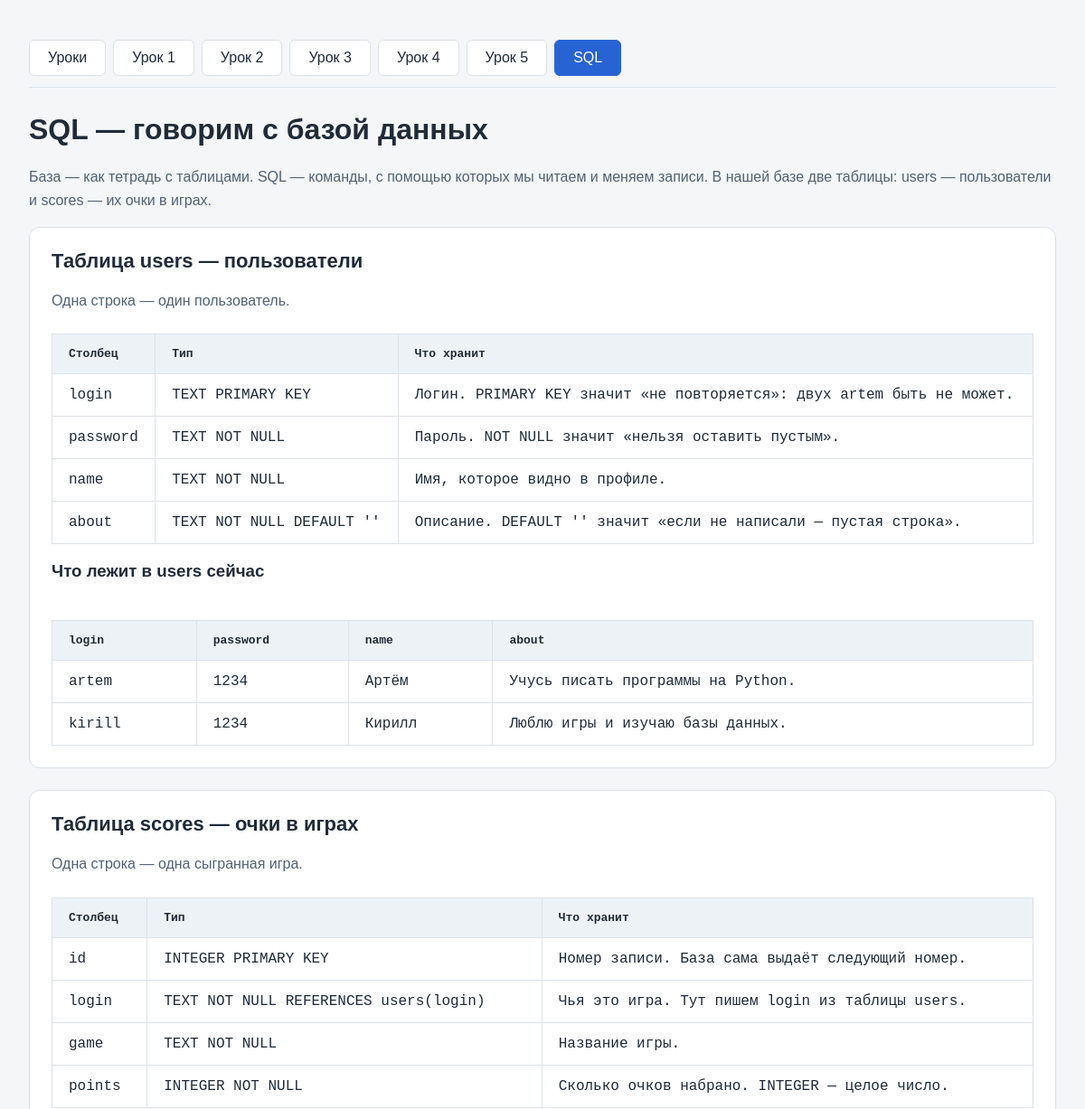
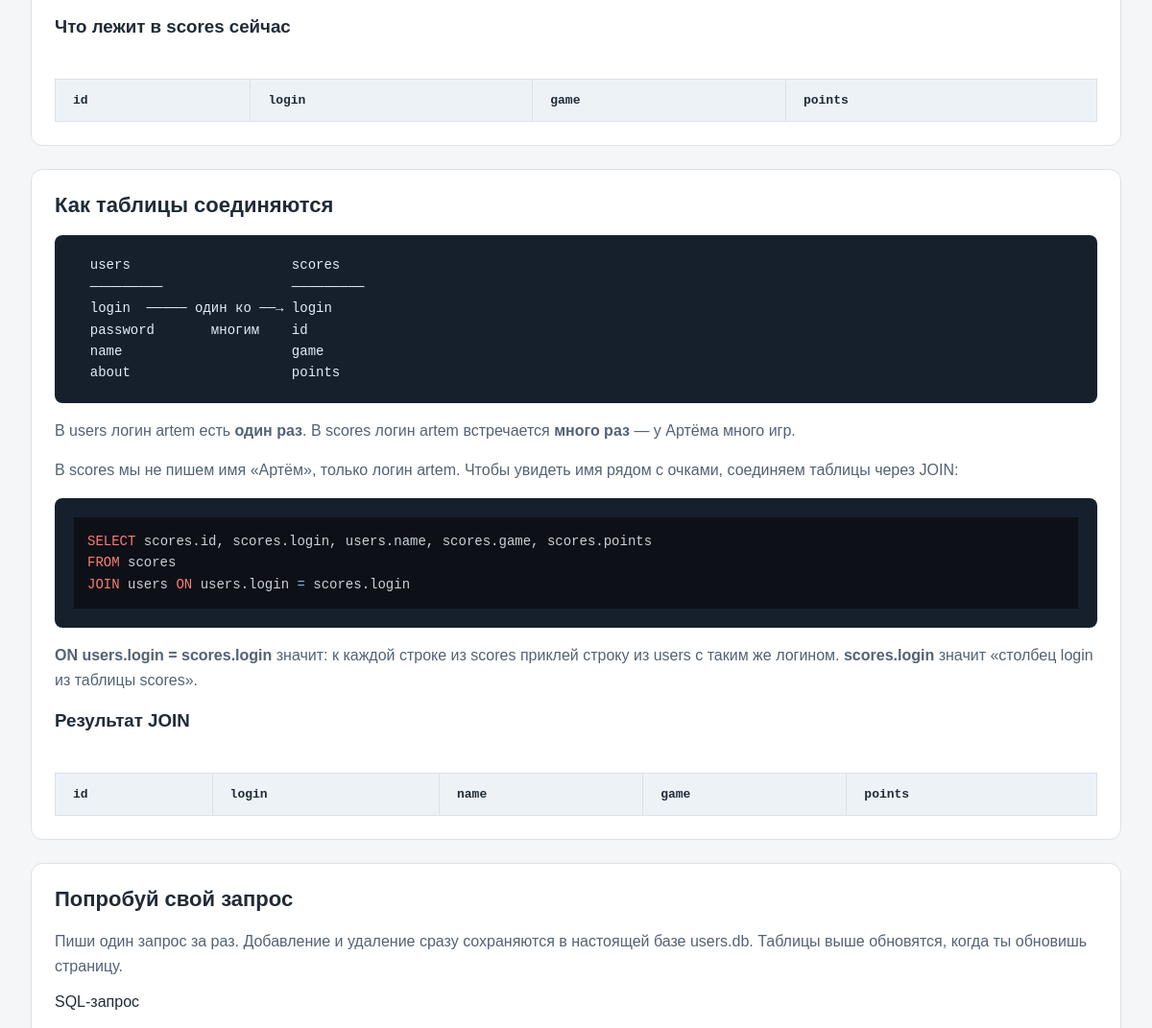
/sql (upper part), run on an earlier commit of the app's database (2 pictures, top to bottom).
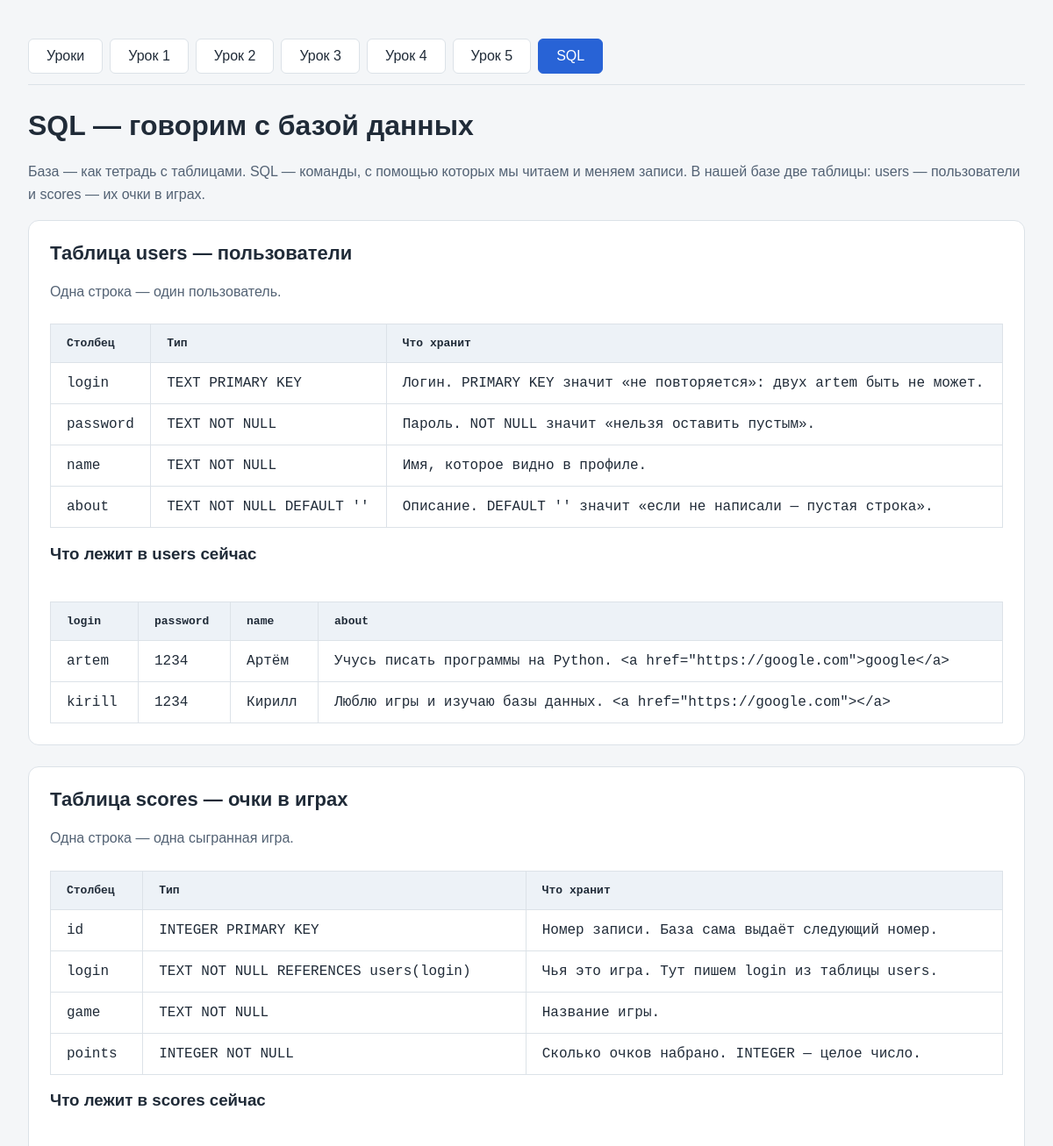
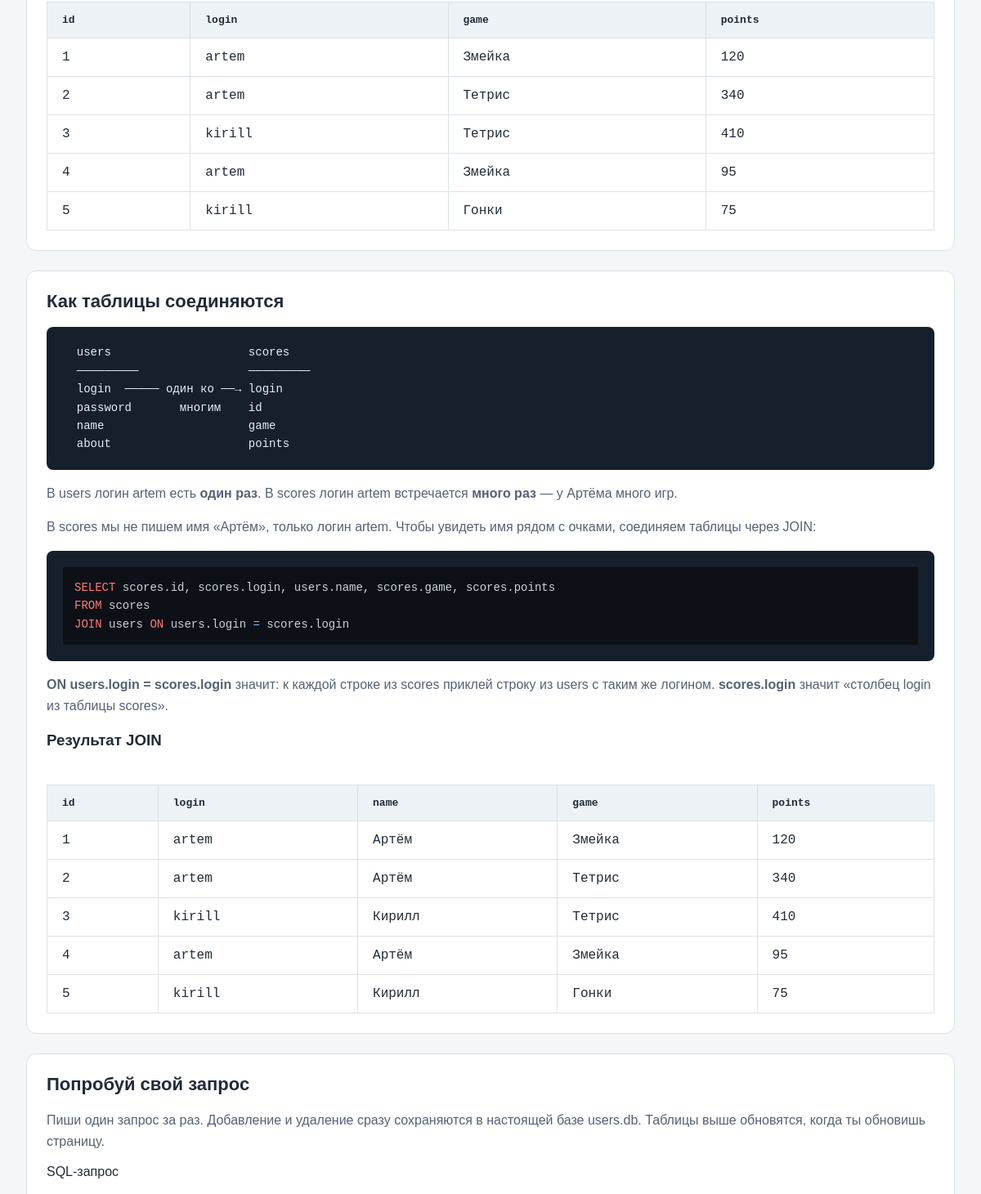
And on a later commit of the database (2 pictures, top to bottom).
### tables this page shows
CREATE TABLE users (
            login TEXT PRIMARY KEY,
            password TEXT NOT NULL,
            name TEXT NOT NULL
        , about TEXT NOT NULL DEFAULT '');

CREATE TABLE scores (
            id INTEGER PRIMARY KEY,
            login TEXT NOT NULL REFERENCES users(login),
            game TEXT NOT NULL,
            points INTEGER NOT NULL
        );

### app.py (the view)
@app.get("/sql")
def sql():
    users = run_sql("SELECT * FROM users")
    scores = run_sql("SELECT * FROM scores")
    joined = run_sql("SELECT scores.id, scores.login, users.name, scores.game, scores.points "
                     "FROM scores JOIN users ON users.login = scores.login")
    return render_template("sql.html", users=users, scores=scores, joined=joined)

### app.py (called while the page is built)
def run_sql(query):
    try:
        with sqlite3.connect(DATABASE) as database:
            result = database.execute(query)
            columns = [column[0] for column in result.description or []]
            rows = result.fetchall()
    except sqlite3.Error as error:
        return {"message": f"Ошибка SQL: {error}", "columns": [], "rows": []}
    if columns:
        message = f"Получено строк: {len(rows)}."
    else:
        message = f"Готово. Изменено строк: {max(result.rowcount, 0)}."
    return {"message": message, "columns": columns, "rows": rows}

### templates/sql.html (shortened to what this page needs)
{% extends "index.html" %}
{% macro show_table(data) %}
<div class="table-scroll">
    <table>
        <tr>{% for column in data.columns %}<th>{{ column }}</th>{% endfor %}</tr>
        {% for row in data.rows %}
        <tr>{% for value in row %}<td>{{ value }}</td>{% endfor %}</tr>
        {% endfor %}
    </table>
</div>
{% endmacro %}
{% block content %}
<h1>SQL — говорим с базой данных</h1>
<p class="hint">База — как тетрадь с таблицами. SQL — команды, с помощью которых мы читаем и меняем записи. В нашей базе две таблицы: users — пользователи и scores — их очки в играх.</p>
<main style="display: grid; gap: 24px;">
    <section>
        <h2>Таблица users — пользователи</h2>
        <p class="hint">Одна строка — один пользователь.</p>
        <table>
            <tr><th>Столбец</th><th>Тип</th><th>Что хранит</th></tr>
            <tr><td>login</td><td>TEXT PRIMARY KEY</td><td>Логин. PRIMARY KEY значит «не повторяется»: двух artem быть не может.</td></tr>
            <tr><td>password</td><td>TEXT NOT NULL</td><td>Пароль. NOT NULL значит «нельзя оставить пустым».</td></tr>
            <tr><td>name</td><td>TEXT NOT NULL</td><td>Имя, которое видно в профиле.</td></tr>
            <tr><td>about</td><td>TEXT NOT NULL DEFAULT ''</td><td>Описание. DEFAULT '' значит «если не написали — пустая строка».</td></tr>
        </table>
        <h3>Что лежит в users сейчас</h3>
        {{ show_table(users) }}
    </section>
    <section>
        <h2>Таблица scores — очки в играх</h2>
        <p class="hint">Одна строка — одна сыгранная игра.</p>
        <table>
            <tr><th>Столбец</th><th>Тип</th><th>Что хранит</th></tr>
            <tr><td>id</td><td>INTEGER PRIMARY KEY</td><td>Номер записи. База сама выдаёт следующий номер.</td></tr>
            <tr><td>login</td><td>TEXT NOT NULL REFERENCES users(login)</td><td>Чья это игра. Тут пишем login из таблицы users.</td></tr>
            <tr><td>game</td><td>TEXT NOT NULL</td><td>Название игры.</td></tr>
            <tr><td>points</td><td>INTEGER NOT NULL</td><td>Сколько очков набрано. INTEGER — целое число.</td></tr>
        </table>
        <h3>Что лежит в scores сейчас</h3>
        {{ show_table(scores) }}
    </section>
    <section>
        <h2>Как таблицы соединяются</h2>
<pre>
  users                    scores
  ─────────                ─────────
  login  ───── один ко ──→ login
  password       многим    id
  name                     game
  about                    points
</pre>
        <p class="hint">В users логин artem есть <b>один раз</b>. В scores логин artem встречается <b>много раз</b> — у Артёма много игр.</p>
        <p class="hint">В scores мы не пишем имя «Артём», только логин artem. Чтобы увидеть имя рядом с очками, соединяем таблицы через JOIN:</p>
        <pre><code class="language-sql">SELECT scores.id, scores.login, users.name, scores.game, scores.points
JOIN users ON users.login = scores.login</code></pre>
        <p class="hint"><b>ON users.login = scores.login</b> значит: к каждой строке из scores приклей строку из users с таким же логином. <b>scores.login</b> значит «столбец login из таблицы scores».</p>
        <h3>Результат JOIN</h3>
        {{ show_table(joined) }}
    </section>
    <section id="sql-app">
        <h2>Попробуй свой запрос</h2>
        <p class="hint">Пиши один запрос за раз. Добавление и удаление сразу сохраняются в настоящей базе users.db. Таблицы выше обновятся, когда ты обновишь страницу.</p>
        <form @submit.prevent="runQuery">
            <label for="query">SQL-запрос</label>
        </form>
    </section>
</main>
{% endblock %}

### templates/index.html (shortened to what this page needs)
<!DOCTYPE html>
<html lang="ru">
<head>
    <link rel="stylesheet" href="/static/highlight-github-dark.min.css">
    <link rel="stylesheet" href="/static/codemirror/codemirror.min.css">
    <link rel="stylesheet" href="/static/codemirror/material-darker.min.css">
</head>
<body>
    <nav class="menu" aria-label="Главное меню">
        <a href="/lessons" {% if request.path == '/lessons' %}aria-current="page"{% endif %}>Уроки</a>
        <a href="/lessons/1" {% if request.path in ['/', '/lessons/1'] %}aria-current="page"{% endif %}>Урок 1</a>
        <a href="/lessons/2" {% if request.path == '/lessons/2' %}aria-current="page"{% endif %}>Урок 2</a>
        <a href="/lessons/3" {% if request.path == '/lessons/3' %}aria-current="page"{% endif %}>Урок 3</a>
        <a href="/lessons/4" {% if request.path == '/lessons/4' %}aria-current="page"{% endif %}>Урок 4</a>
        <a href="/lessons/5" {% if request.path == '/lessons/5' %}aria-current="page"{% endif %}>Урок 5</a>
        <a href="/sql" {% if request.path == '/sql' %}aria-current="page"{% endif %}>SQL</a>
    </nav>
    {% block content %}{% endblock %}
</body>
</html>

### templates/index.html (style rules this page uses)
* { box-sizing: border-box; }
body { margin: 0; padding: 32px; font-family: Arial, sans-serif; background: #f4f6f8; color: #202b38; }
h1 { margin-top: 0; }
.menu { display: flex; flex-wrap: wrap; gap: 8px; margin-bottom: 28px; padding: 12px 0; position: sticky; top: 0; z-index: 10; background: #f4f6f8; border-bottom: 1px solid #dce2e8; }
.menu a, .refresh { display: inline-block; padding: 10px 20px; color: #202b38; text-decoration: none; border: 1px solid #dce2e8; border-radius: 6px; background: white; }
.menu a[aria-current="page"] { color: white; background: #2863d6; border-color: #2863d6; }
.table-scroll { overflow-x: auto; }
table { width: 100%; border-collapse: collapse; margin-top: 24px; }
th, td { padding: 14px 18px; border: 1px solid #dce2e8; text-align: left; white-space: pre-wrap; }
th { background: #edf2f7; font-family: monospace; }
td { font-family: monospace; font-size: 16px; }
section { min-width: 0; padding: 24px; background: white; border: 1px solid #dce2e8; border-radius: 12px; }
h2 { margin-top: 0; font-size: 22px; }
label { display: block; margin-bottom: 20px; }
.hint { color: #536274; line-height: 1.6; }
pre { margin-bottom: 0; padding: 20px; overflow-x: auto; background: #16202d; color: #e4edf7; border-radius: 8px; font-size: 14px; line-height: 1.6; tab-size: 4; }

What changed in the data, as far as the page shows it:
changed users "artem": about "Учусь писать программы на Python." → "Учусь писать программы на Python. <a href=\"https://google.com\">google</a>"
changed users "kirill": about "Люблю игры и изучаю базы данных." → "Люблю игры и изучаю базы данных. <a href=\"https://google.com\"></a>"
added scores: row "1" "120" "1" "120", login "artem", game "Змейка", users (name "Артём")
added scores: row "2" "2", login "artem", game "Тетрис", points "340", users (name "Артём")
added scores: row "3" "3", login "kirill", game "Тетрис", points "410", users (name "Кирилл")
added scores: row "4" "95" "4" "95", login "artem", game "Змейка", users (name "Артём")
added scores: row "5" "75" "5" "75", login "kirill", game "Гонки", users (name "Кирилл")
